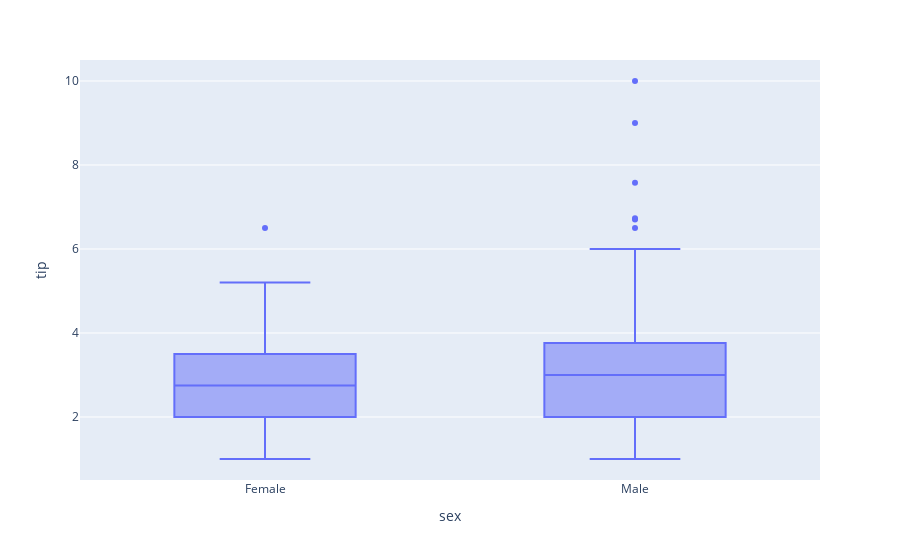

The notebook cell this image was saved under:
### Code cell
#Basic Plot
fig = px.box(data_tips, x = 'sex', y = 'tip')
fig

### Figure 1 — Plotly figure (JSON) as saved in the notebook; plotly's stock layout.template omitted (floating-point values rounded to 4 significant figures; data arrays with more than 128 entries replaced by an {"elided": "..."} marker saying what was removed)
{"data": [{"alignmentgroup": "True", "hovertemplate": "sex=%{x}<br>tip=%{y}<extra></extra>", "legendgroup": "", "marker": {"color": "#636efa"}, "name": "", "notched": false, "offsetgroup": "", "orientation": "v", "showlegend": false, "type": "box", "x": {"elided": "244 str values"}, "x0": " ", "xaxis": "x", "y": {"elided": "244 float values"}, "y0": " ", "yaxis": "y"}], "layout": {"boxmode": "group", "legend": {"tracegroupgap": 0}, "margin": {"t": 60}, "xaxis": {"anchor": "y", "domain": [0, 1], "title": {"text": "sex"}}, "yaxis": {"anchor": "x", "domain": [0, 1], "title": {"text": "tip"}}}}
